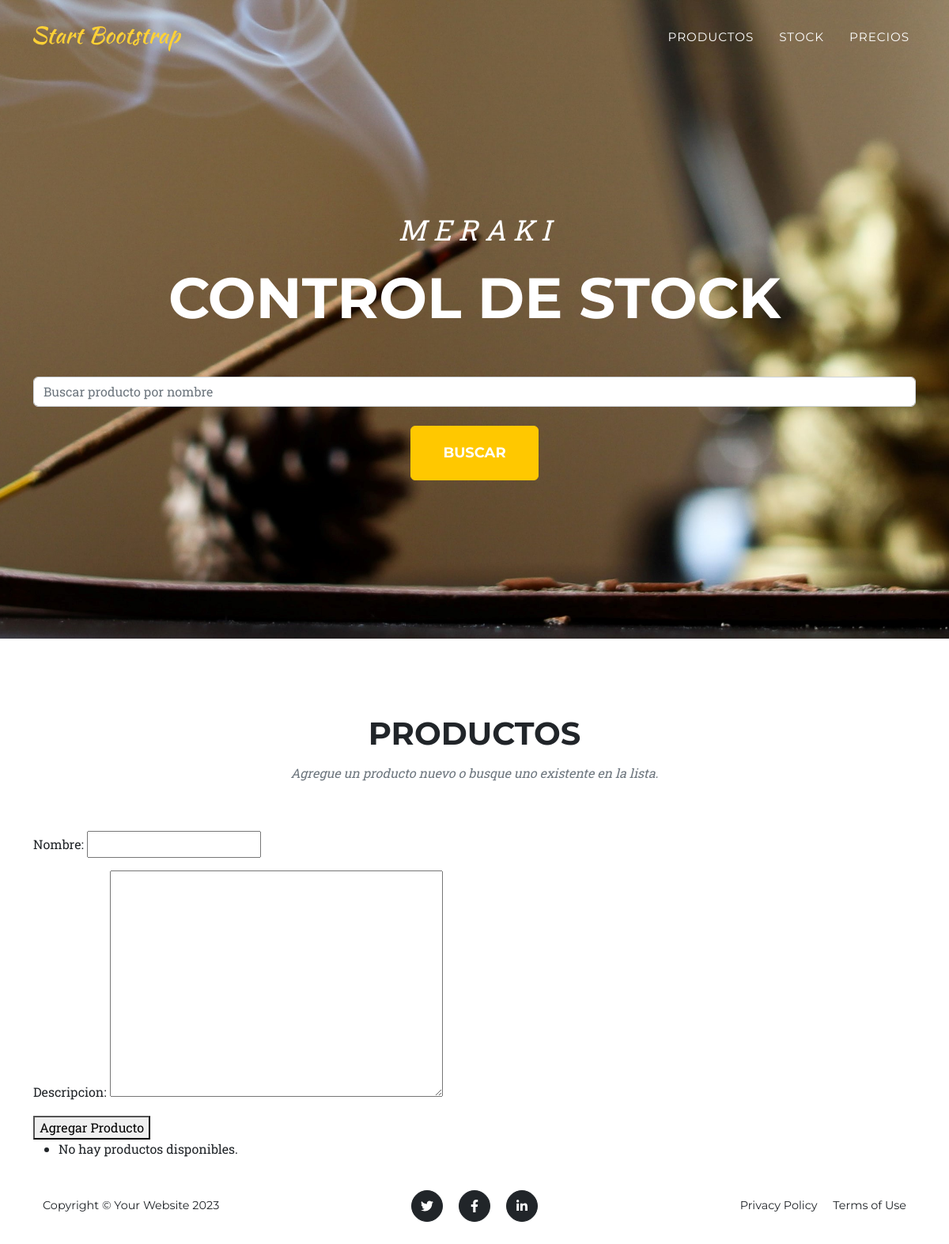
Before: /Meraki_app/productos/ with the older database file.
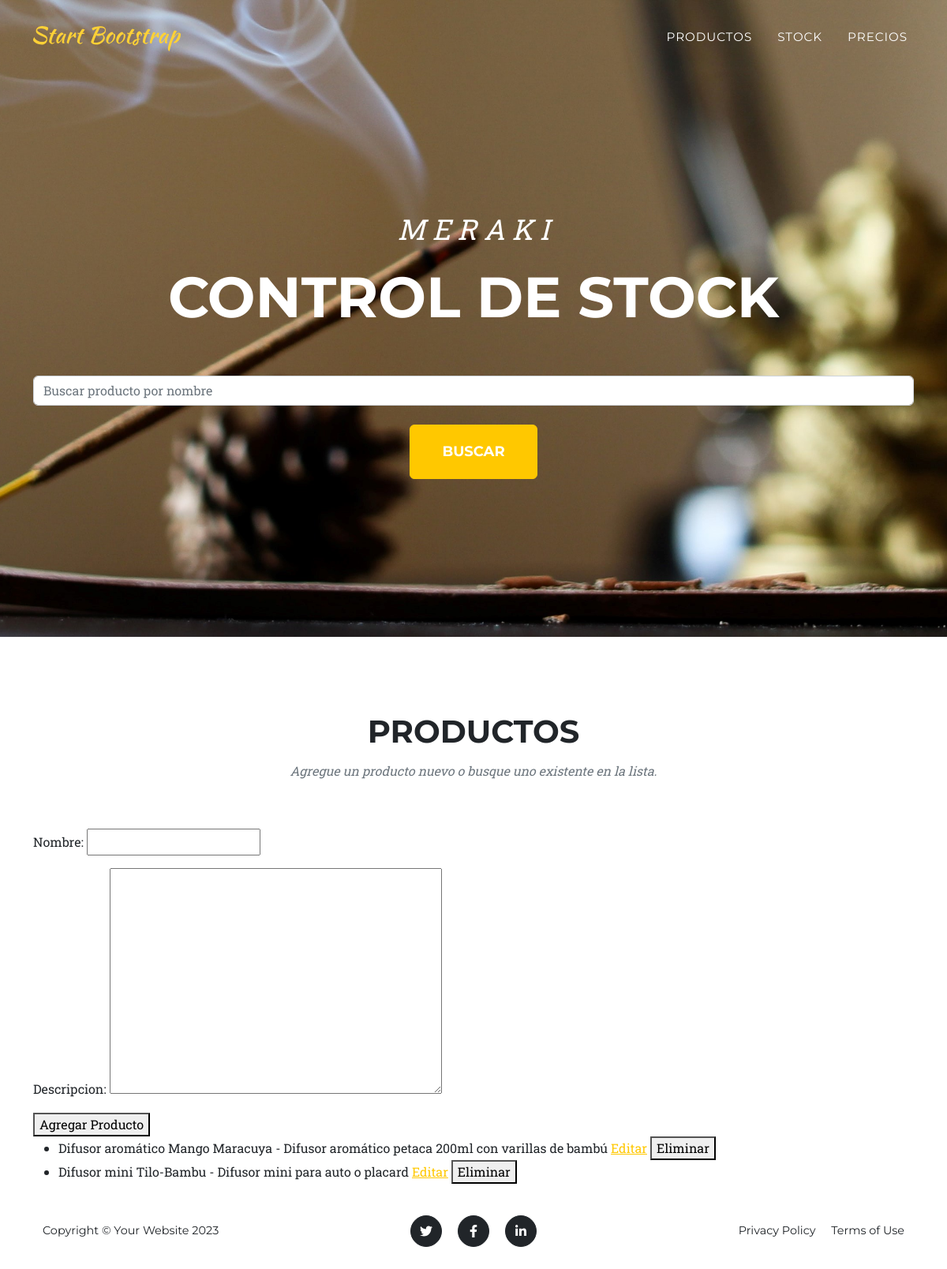
After: the same page with the newer database file.
### Meraki_app/models.py (models this page shows, shortened)
class Producto(models.Model):
    nombre = models.CharField(max_length=100)
    descripcion = models.TextField()

### Meraki_app/views.py (the view)
# urls.py: path('productos/', views.productos, name='productos'),  # lista de productos
def productos(request):
    if request.method == 'POST':
        if 'modificar_producto' in request.POST:
            producto_id = request.POST.get('producto_id')
            producto = get_object_or_404(Producto, id=producto_id)
            form = ProductoForm(request.POST, instance=producto)
            if form.is_valid():
                form.save()
                return redirect('productos')
        elif 'agregar_producto' in request.POST:
            form = ProductoForm(request.POST)
            if form.is_valid():
                form.save()
                return redirect('productos')
    elif 'edit' in request.GET:
        producto_id = request.GET.get('edit')
        producto = get_object_or_404(Producto, id=producto_id)
        form = ProductoForm(instance=producto)
    else:
        form = ProductoForm()
    productos = Producto.objects.all()
    return render(request, 'meraki_app/productos.html', {
        'productos': productos,
        'form': form
    })

### Meraki_app/forms.py
class ProductoForm(forms.ModelForm):
    class Meta:
        model = Producto
        fields = ['nombre', 'descripcion']

### Meraki_app/templates/meraki_app/productos.html (shortened to what this page needs)
{% extends "meraki_app/base.html" %}
{% block merakiweb %}
    <section class="page-section" id="productos">
        <div class="container">
            <div class="text-center">
                <h2 class="section-heading text-uppercase">Productos</h2>
                <h3 class="section-subheading text-muted">Agregue un producto nuevo o busque uno existente en la lista.</h3>
            </div>
    <form method="post" action="{% url 'productos' %}">
        {{ form.as_p }}
        {% if form.instance.pk %}
            <button type="submit" name="modificar_producto">Modificar Producto</button>
            <input type="hidden" name="producto_id" value="{{ form.instance.id }}">
        {% else %}
            <button type="submit" name="agregar_producto">Agregar Producto</button>
        {% endif %}
    </form>
    <ul>
        {% for producto in productos %}
            <li>
                {{ producto.nombre }} - {{ producto.descripcion }}
                <a href="{% url 'productos' %}?edit={{ producto.id }}">Editar</a>
                <form method="post" action="{% url 'eliminar_producto' producto.id %}" style="display:inline;">
                    <button type="submit">Eliminar</button>
                </form>
            </li>
        {% empty %}
            <li>No hay productos disponibles.</li>
        {% endfor %}
    </ul>
{% endblock %}

Changed rows visible on the page:
added Producto: nombre "Difusor aromático Mango Maracuya", descripcion "Difusor aromático petaca 200ml con varillas de bambú"
added Producto: nombre "Difusor mini Tilo-Bambu", descripcion "Difusor mini para auto o placard"
Other visible differences:
text no longer shown: "No hay productos disponibles."
